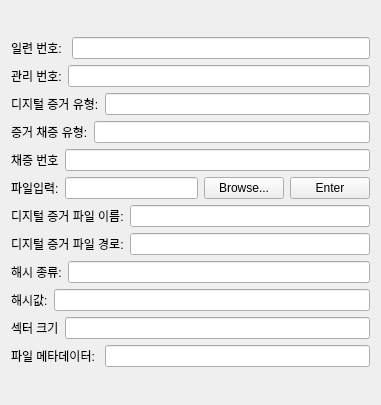
                              <widget class="QWidget" name="DE_Acquisition_Info_DEF__scrollAreaWidgetContents_1">
                               <property name="geometry">
                                <rect>
                                 <x>0</x>
                                 <y>-265</y>
                                 <width>381</width>
                                 <height>405</height>
                                </rect>
                               </property>
                               <layout class="QGridLayout" name="gridLayout_15">
                                <item row="0" column="0">
                                 <layout class="QVBoxLayout" name="DE_Acquisition_Info__DEF_file__verticalLayout_1">
                                  <item>
                                   <layout class="QHBoxLayout" name="DE_Acquisition_Info_DEF_serial_no__horizontalLayout_1">
                                    <item>
                                     <widget class="QLabel" name="DE_Acquisition_Info_DEF_serial_no__label_1">
                                      <property name="text">
                                       <string>일련 번호: </string>
                                      </property>
                                     </widget>
                                    </item>
                                    <item>
                                     <widget class="QLineEdit" name="DE_Acquisition_Info_DEF_serial_no__lineEdit_1"/>
                                    </item>
                                   </layout>
                                  </item>
                                  <item>
                                   <layout class="QHBoxLayout" name="DE_Acquisition_Info_DEF_management_id__horizontalLayout_1">
                                    <item>
                                     <widget class="QLabel" name="DE_Acquisition_Info_DEF_management_id__label_1">
                                      <property name="text">
                                       <string>관리 번호:</string>
                                      </property>
                                     </widget>
                                    </item>
                                    <item>
                                     <widget class="QLineEdit" name="DE_Acquisition_Info_DEF_management_id__lineEdit_1"/>
                                    </item>
                                   </layout>
                                  </item>
                                  <item>
                                   <layout class="QHBoxLayout" name="DE_Acquisition_Info_DEF_digital_evidence_type__horizontalLayout_1">
                                    <item>
                                     <widget class="QLabel" name="DE_Acquisition_Info_DEF_digital_evidence_type__label_1">
                                      <property name="text">
                                       <string>디지털 증거 유형:</string>
                                      </property>
                                     </widget>
                                    </item>
                                    <item>
                                     <widget class="QLineEdit" name="DE_Acquisition_Info_DEF_digital_evidence_type__lineEdit_1"/>
                                    </item>
                                   </layout>
                                  </item>
                                  <item>
                                   <layout class="QHBoxLayout" name="DE_Acquisition_Info_DEF_evidences_gathering_type__horizontalLayout_1">
                                    <item>
                                     <widget class="QLabel" name="DE_Acquisition_Info_DEF_evidences_gathering_type__label_1">
                                      <property name="text">
                                       <string>증거 채증 유형:</string>
                                      </property>
                                     </widget>
                                    </item>
                                    <item>
                                     <widget class="QLineEdit" name="DE_Acquisition_Info_DEF_evidences_gathering_type__lineEdit_1"/>
                                    </item>
                                   </layout>
                                  </item>
                                  <item>
                                   <layout class="QHBoxLayout" name="DE_Acquisition_Info_DEF_gather_no__horizontalLayout_1">
                                    <item>
                                     <widget class="QLabel" name="DE_Acquisition_Info_DEF_gather_no__label_1">
                                      <property name="text">
                                       <string>채증 번호</string>
                                      </property>
                                     </widget>
                                    </item>
                                    <item>
                                     <widget class="QLineEdit" name="DE_Acquisition_Info_DEF_gather_no__lineEdit_1"/>
                                    </item>
                                   </layout>
                                  </item>
                                  <item>
                                   <layout class="QHBoxLayout" name="DE_Acquisition_Info_DEF_file_browse_horizontalLayout_1">
                                    <item>
                                     <widget class="QLabel" name="DE_Acquisition_Info_DEF_browse__label_1">
                                      <property name="maximumSize">
                                       <size>
                                        <width>16777215</width>
                                        <height>16500000</height>
                                       </size>
                                      </property>
                                      <property name="text">
                                       <string>파일입력:</string>
                                      </property>
                                     </widget>
                                    </item>
                                    <item>
                                     <widget class="QLineEdit" name="DE_Acquisition_Info_DEF_browse__lineEdit_1"/>
                                    </item>
                                    <item>
                                     <widget class="QPushButton" name="DE_Acquisition_Info_DEF_browse__browseButton_1">
                                      <property name="text">
                                       <string>Browse...</string>
                                      </property>
                                     </widget>
                                    </item>
                                    <item>
                                     <widget class="QPushButton" name="DE_Acquisition_Info_DEF_browse__enterButton_1">
                                      <property name="text">
                                       <string>Enter</string>
                                      </property>
                                     </widget>
                                    </item>
                                   </layout>
                                  </item>
                                  <item>
                                   <layout class="QHBoxLayout" name="DE_Acquisition_Info_DEF_digital_evidence_file_name__horizontalLayout_1">
                                    <item>
                                     <widget class="QLabel" name="DE_Acquisition_Info_DEF_digital_evidence_file_name__label_1">
                                      <property name="text">
                                       <string>디지털 증거 파일 이름:</string>
                                      </property>
                                     </widget>
                                    </item>
                                    <item>
                                     <widget class="QLineEdit" name="DE_Acquisition_Info_DEF_digital_evidence_file_name__lineEdit_1"/>
                                    </item>
                                   </layout>
                                  </item>
                                  <item>
                                   <layout class="QHBoxLayout" name="DE_Acquisition_Info_DEF_digital_evidence_file_path__horizontalLayout_1">
                                    <item>
                                     <widget class="QLabel" name="DE_Acquisition_Info_DEF_digital_evidence_file_path__label_1">
                                      <property name="text">
                                       <string>디지털 증거 파일 경로:</string>
                                      </property>
                                     </widget>
                                    </item>
                                    <item>
                                     <widget class="QLineEdit" name="DE_Acquisition_Info_DEF_digital_evidence_file_path__lineEdit_1"/>
                                    </item>
                                   </layout>
                                  </item>
                                  <item>
                                   <layout class="QHBoxLayout" name="DE_Acquisition_Info_DEF_hash_type__horizontalLayout_1">
                                    <item>
                                     <widget class="QLabel" name="DE_Acquisition_Info_DEF_hash_type__label_1">
                                      <property name="text">
                                       <string>해시 종류:</string>
                                      </property>
                                     </widget>
                                    </item>
                                    <item>
                                     <widget class="QLineEdit" name="DE_Acquisition_Info_DEF_hash_type__lineEdit_1"/>
                                    </item>
                                   </layout>
                                  </item>
                                  <item>
                                   <layout class="QHBoxLayout" name="DE_Acquisition_Info_DEF_hash_value__horizontalLayout_1">
                                    <item>
                                     <widget class="QLabel" name="DE_Acquisition_Info_DEF_hash_value__label_1">
                                      <property name="text">
                                       <string>해시값:</string>
                                      </property>
                                     </widget>
                                    </item>
                                    <item>
                                     <widget class="QLineEdit" name="DE_Acquisition_Info_DEF_hash_value__lineEdit_1"/>
                                    </item>
                                   </layout>
                                  </item>
                                  <item>
                                   <layout class="QHBoxLayout" name="DE_Acquisition_Info_DEF_sector_size__horizontalLayout_1">
                                    <item>
                                     <widget class="QLabel" name="DE_Acquisition_Info_DEF_sector_size__label_1">
                                      <property name="text">
                                       <string>섹터 크기</string>
                                      </property>
                                     </widget>
                                    </item>
                                    <item>
                                     <widget class="QLineEdit" name="DE_Acquisition_Info_DEF_sector_size__lineEdit_1"/>
                                    </item>
                                   </layout>
                                  </item>
                                  <item>
                                   <layout class="QHBoxLayout" name="DE_Acquisition_Info_DEF__metadata__horizontalLayout_1">
                                    <item>
                                     <widget class="QLabel" name="DE_Acquisition_Info_DEF__metadata__label_1">
                                      <property name="text">
                                       <string>파일 메타데이터: </string>
                                      </property>
                                     </widget>
                                    </item>
                                    <item>
                                     <widget class="QLineEdit" name="DE_Acquisition_Info_DEF__metadata__lineEdit_1"/>
                                    </item>
                                   </layout>
                                  </item>
                                 </layout>
                                </item>
                               </layout>
                              </widget>
